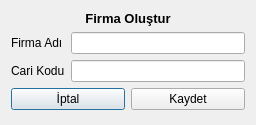
<?xml version="1.0" encoding="UTF-8"?>
<ui version="4.0">
 <class>addFirmaDialog</class>
 <widget class="QDialog" name="addFirmaDialog">
  <property name="geometry">
   <rect>
    <x>0</x>
    <y>0</y>
    <width>256</width>
    <height>125</height>
   </rect>
  </property>
  <property name="windowTitle">
   <string>Dialog</string>
  </property>
  <layout class="QVBoxLayout" name="verticalLayout">
   <item>
    <layout class="QGridLayout" name="gridLayout">
     <item row="1" column="0">
      <widget class="QLabel" name="label_2">
       <property name="text">
        <string>Firma Adı</string>
       </property>
      </widget>
     </item>
     <item row="2" column="0">
      <widget class="QLabel" name="label_3">
       <property name="text">
        <string>Cari Kodu</string>
       </property>
      </widget>
     </item>
     <item row="1" column="1">
      <widget class="QLineEdit" name="lineEdit_FirmaAdi"/>
     </item>
     <item row="2" column="1">
      <widget class="QLineEdit" name="lineEdit_CariKod"/>
     </item>
     <item row="0" column="0" colspan="2">
      <widget class="QLabel" name="label">
       <property name="text">
        <string>&lt;html&gt;&lt;head/&gt;&lt;body&gt;&lt;p align=&quot;center&quot;&gt;&lt;span style=&quot; font-size:10pt; font-weight:600;&quot;&gt;Firma Oluştur&lt;/span&gt;&lt;/p&gt;&lt;/body&gt;&lt;/html&gt;</string>
       </property>
      </widget>
     </item>
    </layout>
   </item>
   <item>
    <layout class="QHBoxLayout" name="horizontalLayout">
     <item>
      <widget class="QPushButton" name="pushButton_iptal">
       <property name="text">
        <string>İptal</string>
       </property>
      </widget>
     </item>
     <item>
      <widget class="QPushButton" name="pushButton_save">
       <property name="text">
        <string>Kaydet</string>
       </property>
      </widget>
     </item>
    </layout>
   </item>
   <item>
    <spacer name="verticalSpacer">
     <property name="orientation">
      <enum>Qt::Vertical</enum>
     </property>
     <property name="sizeHint" stdset="0">
      <size>
       <width>20</width>
       <height>40</height>
      </size>
     </property>
    </spacer>
   </item>
  </layout>
 </widget>
 <resources/>
 <connections/>
</ui>
